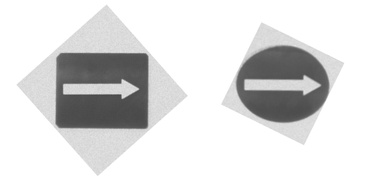
#> input picture ECE470_lab6/img/template.jpg, 365 x 180 px, shrunk from 497 x 245 before the run; the run also reads 1 picture not shown here
$ python lab6_img.py   (older library calls are emulated)
#> lines starting #> are read from the running program, lines starting #| are printed output that depends on the picture; after the words box and inside, x2 and y2 are one past the last pixel; in counts of white or black regions, pixels touching at a corner belong together
#!/usr/bin/env python

'''

lab6pkg_improc/lab6_img.py

@brief: image processing for lab6, including template matching, image filtering, edge detection, contour detection, etc.
@author: Songjie Xiao
@date: Monday 2023/3/20

'''

#########################################################################
#
#  Lab 6-Image Processing
#  Main task is to pick and place all the blocks to your destination.
#  Camera is used to detect blocks. With image processing methods,
#  robot is able to know the position, shape and orientation of the blocks.
#  Since block's position is based on image coordinate, what we should do
#  is to transform it into robot coordinate.
#
#  In this lab, you only need to complete the image processing part.
#
#########################################################################

import cv2
import numpy as np

class ImageProcess():
    def __init__(self):

        self.contours_elip = []
        self.contours_rect = []

    def template_process(self, img_path):

        # read image from img_path
#> called with img_path = '../img/template.jpg'
        img_temp = cv2.imread(img_path)
#> img_temp is the input picture: shape (180, 365, 3); min 69, max 255, mean 220.1

        if img_temp is None:
            print('Template Image is None, Please check image path!')
            return

        img_copy = img_temp.copy()

        # Bilateral Filter smooths images while preserving edges,
        # by means of a nonlinear combination of nearby image values.
        # cv2.bilateralFilter(src, d, sigmaColor, sigmaSpace)
        # d - Diameter of each pixel neighborhood that is used during filtering.
        img_blur = cv2.bilateralFilter(img_copy, 19, 130, 30)

        # cv2.medianBlur() is used to reduce noise in the image
        img_blur = cv2.medianBlur(img_blur, 9)

        # cv2.cvtColor() is used to convert the image to grayscale
        img_gray = cv2.cvtColor(img_blur, cv2.COLOR_BGR2GRAY)

        # cv2.Sobel() is used to find the gradient of the image
        x_grid = cv2.Sobel(img_gray, cv2.CV_16SC1, 1, 0)
        y_grid = cv2.Sobel(img_gray, cv2.CV_16SC1, 0, 1)
        # cv2.Canny() is used to find the edges of the image
        img_canny = cv2.Canny(x_grid, y_grid, 30, 220)
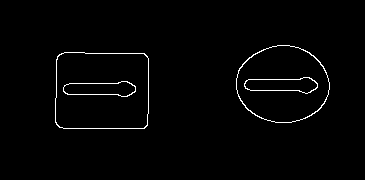
#> img_canny: shape (180, 365); 1.5% white in thin lines or dots, all inside (x1, y1, x2, y2) = (55, 45, 330, 129)

        # split image into two parts, rectangle and ellipse
        weight, height = img_canny.shape
#> weight = 180; height = 365
        img_rect = img_canny[:, :weight]
#> img_rect: shape (180, 180); 1.5% white in thin lines or dots, all inside (x1, y1, x2, y2) = (55, 52, 149, 129)
        img_elip = img_canny[:, weight:]
#> img_elip: shape (180, 185); 1.5% white in thin lines or dots, all inside (x1, y1, x2, y2) = (56, 45, 150, 123)

        # cv2.findContours to find contour
        # variable contours_1 stores all contours, each of which is composed of a series of pixel point
        # For example: len(contours) contours[0]
        # rectangle
        self.contours_rect, hierarchy = cv2.findContours(img_rect, cv2.RETR_TREE, cv2.CHAIN_APPROX_SIMPLE)
#> self.contours_rect = 4 contours; box (x1, y1, x2, y2) and area: (55, 52, 149, 129) 6896, (55, 52, 149, 129) 6880, (63, 81, 136, 97) 802, (63, 81, 136, 97) 785
        # elipse
        self.contours_elip, hierarchy = cv2.findContours(img_elip, cv2.RETR_TREE, cv2.CHAIN_APPROX_SIMPLE)
#> self.contours_elip = 4 contours; box (x1, y1, x2, y2) and area: (56, 45, 150, 123) 5604, (56, 45, 150, 123) 5530, (64, 77, 138, 94) 816, (64, 77, 138, 94) 798

        # [18 lines of commented-out code are left out]

    def image_process(self, img_path):

        # read image from img_path
#> called with img_path = '../img/img_cali_1.bmp'
        img_src = cv2.imread(img_path)
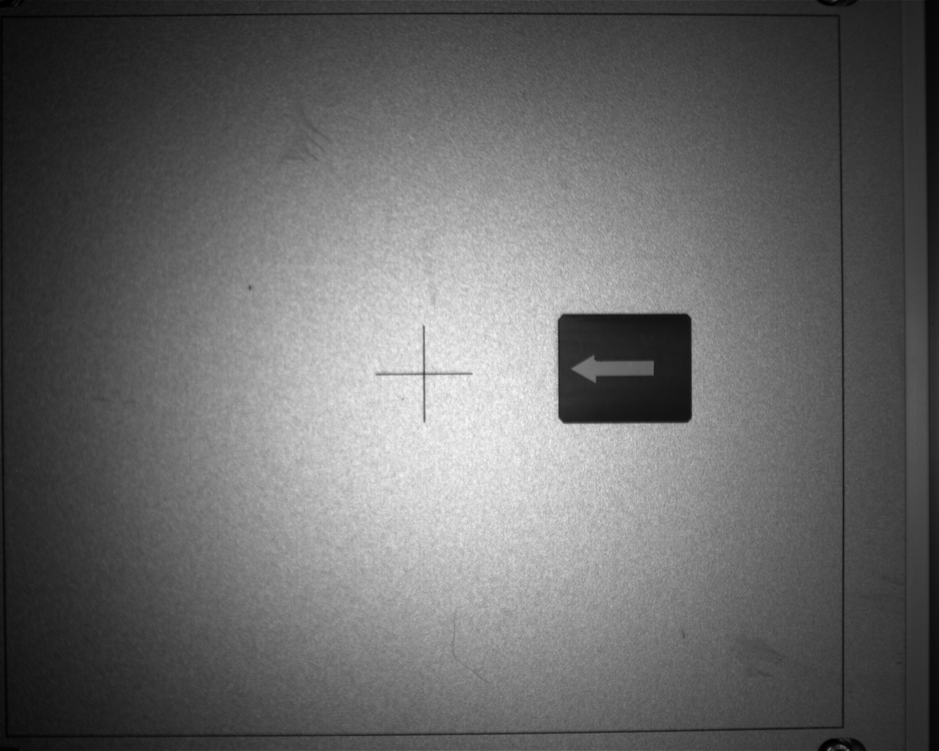
#> input picture ECE470_lab6/img/img_cali_1.bmp, 939 x 751 px, shrunk from 1280 x 1024 before the run
#> img_src is the input picture: shape (751, 939, 3); min 0, max 248, mean 103.2

        if img_src is None:
            print('Source Image is None, Please check image path!')
            return

        img_copy = img_src.copy()

        ############## Your Code Start Here ##############
        # TODO: image process including filtering, edge detection, contour detection and so on.

        # Important: check contours and make sure the contour is available.
        # For one block, there will be 4 contours, 2 for rectangle or ellipse outside and 2 for arrow inside.
        # For one rectangle edge, there will be 2 contours in image resolution.
        # Tips: use cv2.contourArea(contour) as threshold to filter out the contour.
        img_blur = cv2.bilateralFilter(img_copy, 29,70,200)
#> img_blur: shape (751, 939, 3)

        # cv2.medianBlur() is used to reduce noise in the image
        img_blur = cv2.medianBlur(img_blur, 9)

        # cv2.cvtColor() is used to convert the image to grayscale
        img_gray = cv2.cvtColor(img_blur, cv2.COLOR_BGR2GRAY)
#> img_gray: shape (751, 939)

        # cv2.Sobel() is used to find the gradient of the image
        x_grid = cv2.Sobel(img_gray, cv2.CV_16SC1, 1, 0)
#> x_grid: shape (751, 939) int16
        y_grid = cv2.Sobel(img_gray, cv2.CV_16SC1, 0, 1)
#> y_grid: shape (751, 939) int16
        # cv2.Canny() is used to find the edges of the image
        img_canny = cv2.Canny(x_grid, y_grid, 50,150)
#> img_canny: shape (751, 939); 0.1% white in thin lines or dots, all inside (x1, y1, x2, y2) = (557, 313, 838, 751)

        # split image into two parts, rectangle and ellipse
        weight, height = img_canny.shape
#> weight = 751; height = 939
        img_rect = img_canny[:, :weight]
#> img_rect: shape (751, 751); 0.12% white in thin lines or dots, all inside (x1, y1, x2, y2) = (557, 313, 692, 424)
        img_elip = img_canny[:, weight:]
#> img_elip: shape (751, 188); 0.02% white in thin lines or dots, all inside (x1, y1, x2, y2) = (67, 738, 87, 751)

        cv2.imshow('canny image', img_canny)
        cv2.waitKey()
        cv2.destroyAllWindows()


        # [17 lines of commented-out code are left out]

        contours_ini, hierarchy = cv2.findContours(img_canny, cv2.RETR_TREE, cv2.CHAIN_APPROX_SIMPLE)
#> contours_ini = 5 contours, 1 with area under 20; largest, box (x1, y1, x2, y2) and area: (557, 313, 692, 424) 14556, (557, 313, 692, 424) 14542, (575, 357, 654, 381) 1152, (575, 357, 654, 381) 1123
        contours = []

        for con in contours_ini:
            flag = False
            for con_rec in self.contours_rect:
                if cv2.contourArea(con) >= cv2.contourArea(con_rec):
                    flag = True
                    break
            for con_eli in self.contours_elip:
                if cv2.contourArea(con) >= cv2.contourArea(con_eli):
                    flag = True
                    break

            if flag == True:
                contours.append(con)
#> this loop made 5 passes
#> after the loop, contours = 4 contours; box (x1, y1, x2, y2) and area: (557, 313, 692, 424) 14556, (557, 313, 692, 424) 14542, (575, 357, 654, 381) 1152, (575, 357, 654, 381) 1123


        ############### Your Code End Here ###############

        # length of contours equals to 4 times the number of blocks
        print("length of contours: ", len(contours))
#| length of contours:  4

        ############## Your Code Start Here ##############
        # TODO: compute the center of contour and the angle of arrow,
        # as well as match shapes of your block
        center_value = []
        shape = [] # 0 represents rectangle while 1 represents ellipse
        theta = []

        # for i in range(len(contours)):
        #     image = cv2.drawContours(img_copy, contours, i, (0,255,0), 3)
        #     cv2.imshow("Image number {}".format(i),image)

        for i in range(len(contours) // 2):
            if i % 2 == 0:
                ############## Your Code Start Here ##############
                # TODO: compute the center of external contour (rectangle/ellipse) and match shapes of your block
                # Tips: ret = cv2.matchShapes(contour1, contour2, 1, 0.0)
                N = cv2.moments(contours[i * 2])
                center_x = int(N["m10"] / N["m00"])
                center_y = int(N["m01"] / N["m00"])
                center_value.append((center_x,center_y))
                cv2.circle(img_copy, (int(center_x), int(center_y)), 7, [0,0,255], -1)

                diff_rec = cv2.matchShapes(contours[i*2], self.contours_rect[0], 1, 0.0)
                diff_eli = cv2.matchShapes(contours[i*2], self.contours_elip[0], 1, 0.0)
                if diff_rec <= diff_eli:
                    shape_now = 1 # ellipse now
                    shape.append(shape_now)


                ############### Your Code End Here ###############

            else:
                # compute the center of internal contour (arrow) and compute the angle of arrow
                N = cv2.moments(contours[i * 2])
                _center_x = int(N["m10"] / N["m00"])
                _center_y = int(N["m01"] / N["m00"])
                # draw a circle on the center point
                cv2.circle(img_copy, (int(_center_x), int(_center_y)), 7, [0,255,0], -1)

                ############## Your Code Start Here ##############
                # TODO: compute the angle of arrow
                # Tips: compute the distance between center point of external contour and every point of internal contour,
                # find the furthest point, then you can compute the angle.


                x = 0
                y = 0

                dist = 0
                center = center_value[(i-1)//2]
                c_x = center[0]
                c_y = center[1]

                for dot in contours[i*2]:
                    x_temp = dot[0][0]
                    y_temp = dot[0][1]
                    dist_temp = (x_temp - c_x)**2 + (y_temp - c_y)**2
                    if dist_temp >= dist:
                        x = x_temp
                        y = y_temp
                        dist = dist_temp

                angle = np.arctan2((y - c_y), (x - c_x))
                theta.append(angle)

                cv2.line(img_copy, (_center_x, _center_y), (x, y), (128, 0, 0), 2)
#> this loop made 2 passes
#> (c_x, c_y, angle) on pass 2: (624, 367, 3.06)
#> (center_x, center_y, diff_rec, diff_eli, shape_now) on pass 1: (624, 367, 0.00473, 0.0371, 1)
#> img_copy: shape (751, 939, 3); 0.05% of pixels changed, all inside (x1, y1, x2, y2) = (574, 360, 632, 376)
#> after the loop, center_value = [(624, 367)]; shape = [1]; theta = [3.06]


                ############### Your Code End Here ###############

        cv2.imshow('image with center and orientation', img_copy)
        cv2.waitKey()
        cv2.destroyAllWindows()

        return center_value, shape, theta

def main():

    # init image path
    # template image for template matching of rectangle and ellipse
    path_template = "../img/template.jpg"
    # two calibration images to calculate the image coordinate
    # with corresponding image coordinate and robot coordinate,
    # a linear transformation between image coordinate and robot coordinate can be computed
    path_img_cali1 = '../img/img_cali_1.bmp'
    path_img_cali2 = '../img/img_cali_2.bmp'
    # snapshot image saved by your camera
    path_img_snap = '../img/img_snap.bmp'

    # init ImageProcess class
    img_process = ImageProcess()

    # template process to get the contour of rectangle and ellipse
    img_process.template_process(path_template)

    # image process for calibration images to get the position of blocks
    center_cali1, shape_cali1, theta_cali1 = img_process.image_process(path_img_cali1)
#> center_cali1 = [(624, 367)]; shape_cali1 = [1]; theta_cali1 = [3.06]
    center_cali2, shape_cali2, theta_cali2 = img_process.image_process(path_img_cali2)
#> call 2 of image_process, with img_path = '../img/img_cali_2.bmp'
#> in image_process (call 2), `img_canny = cv2.Canny(x_grid, y_grid, 50,150)`: img_canny: shape (751, 939); 0.1% white in thin lines or dots, all inside (x1, y1, x2, y2) = (373, 482, 838, 751)
#> in image_process (call 2), `img_rect = img_canny[:, :weight]`:
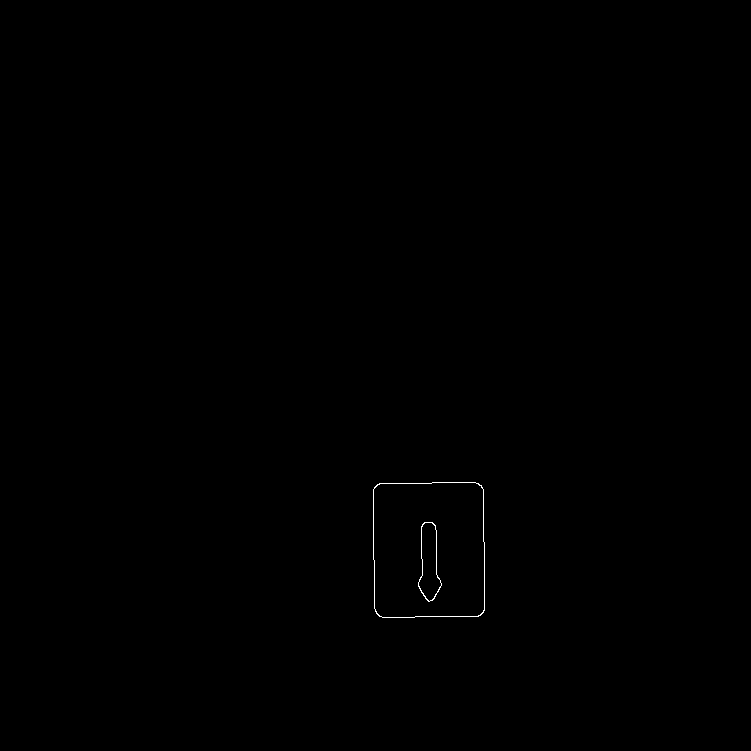
#> img_rect: shape (751, 751); 0.12% white in thin lines or dots, all inside (x1, y1, x2, y2) = (373, 482, 485, 618)
#> in image_process (call 2), `contours_ini, hierarchy = cv2.findContours(img_canny, cv2.RETR_TREE, c..`: contours_ini = 5 contours, 1 with area under 20; largest, box (x1, y1, x2, y2) and area: (373, 482, 485, 618) 14666, (373, 482, 485, 618) 14648, (418, 522, 442, 602) 1188, (418, 522, 442, 602) 1158
#> the loop in image_process (call 2), `for con in contours_ini:` made 5 passes
#> after the loop in image_process (call 2), `for con in contours_ini:`: contours = 4 contours; box (x1, y1, x2, y2) and area: (373, 482, 485, 618) 14666, (373, 482, 485, 618) 14648, (418, 522, 442, 602) 1188, (418, 522, 442, 602) 1158
#| length of contours:  4
#> the loop in image_process (call 2), `for i in range(len(contours) // 2):` made 2 passes
#> (c_x, c_y, angle) on pass 2: (428, 549, 1.55)
#> (center_x, center_y, diff_rec, diff_eli, shape_now) on pass 1: (428, 549, 0.00623, 0.0356, 1)
#> after the loop in image_process (call 2), `for i in range(len(contours) // 2):`:
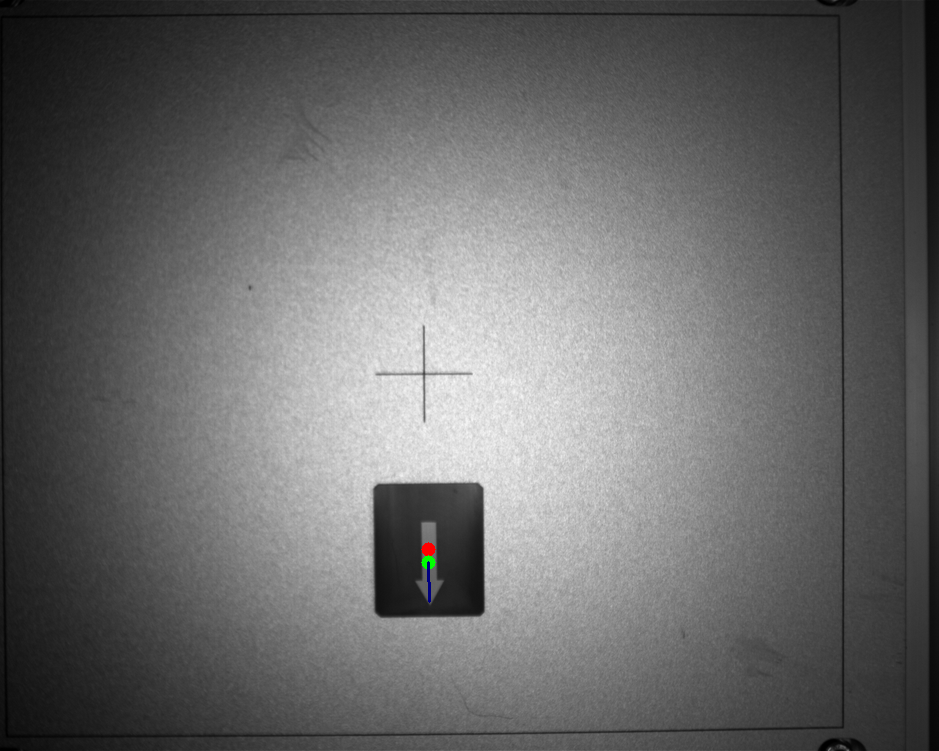
#> img_copy: shape (751, 939, 3); mean B, G, R 103.5, 103.6, 103.6
#> after the loop in image_process (call 2), `for i in range(len(contours) // 2):`: center_value = [(428, 549)]; theta = [1.55]
#> center_cali2 = [(428, 549)]; shape_cali2 = [1]; theta_cali2 = [1.55]

    # image process to get the shape, position and orientation of blocks
    center_snap, shape_snap, theta_snap = img_process.image_process(path_img_snap)
#> call 3 of image_process, with img_path = '../img/img_snap.bmp'
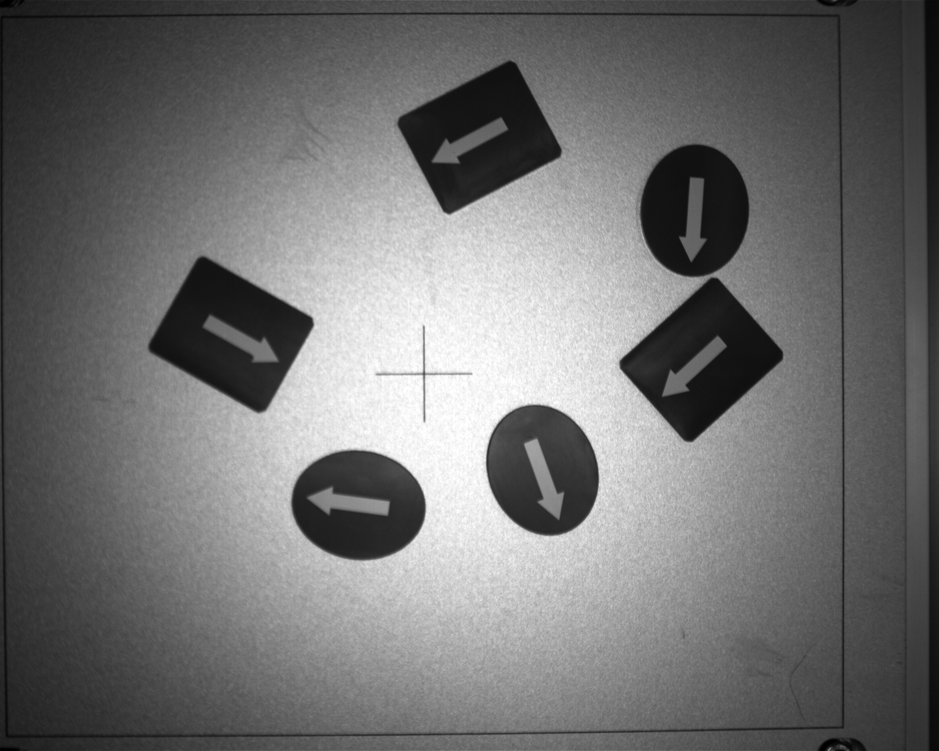
#> input picture ECE470_lab6/img/img_snap.bmp, 939 x 751 px, shrunk from 1280 x 1024 before the run
#> in image_process, img_src is the input picture: shape (751, 939, 3); min 0, max 255, mean 112.2
#> in image_process (call 3), `img_canny = cv2.Canny(x_grid, y_grid, 50,150)`: img_canny: shape (751, 939); 0.64% white in thin lines or dots, all inside (x1, y1, x2, y2) = (149, 61, 839, 751)
#> in image_process (call 3), `img_rect = img_canny[:, :weight]`: img_rect: shape (751, 751); 0.77% white in thin lines or dots, all inside (x1, y1, x2, y2) = (149, 61, 751, 561)
#> in image_process (call 3), `img_elip = img_canny[:, weight:]`:
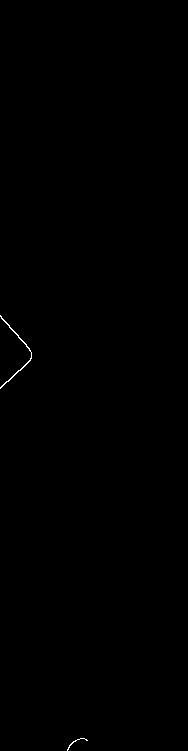
#> img_elip: shape (751, 188); 0.12% white in thin lines or dots, all inside (x1, y1, x2, y2) = (0, 315, 88, 751)
#> in image_process (call 3), `contours_ini, hierarchy = cv2.findContours(img_canny, cv2.RETR_TREE, c..`: contours_ini = 25 contours, 1 with area under 20; largest, box (x1, y1, x2, y2) and area: (149, 257, 314, 413) 14810, (398, 61, 562, 214) 14595, (149, 257, 314, 413) 14591, (619, 277, 783, 442) 14530, (398, 61, 562, 214) 14397
#> the loop in image_process (call 3), `for con in contours_ini:` made 25 passes
#> after the loop in image_process (call 3), `for con in contours_ini:`: contours = 24 contours; largest, box (x1, y1, x2, y2) and area: (149, 257, 314, 413) 14810, (398, 61, 562, 214) 14595, (149, 257, 314, 413) 14591, (619, 277, 783, 442) 14530, (398, 61, 562, 214) 14397
#| length of contours:  24
#> the loop in image_process (call 3), `for i in range(len(contours) // 2):` made 12 passes
#> (center_x, center_y, diff_rec, diff_eli) on passes 1, 3, 5, 7, 9, 11: (358, 504, 0.0327, 0.00911), (541, 469, 0.0359, 0.00594), (700, 359, 0.00347, 0.0384), (230, 334, 0.0018, 0.04), (694, 210, 0.0348, 0.007), (478, 136, 0.0031, 0.0387)
#> (c_x, c_y, angle) on passes 2, 4, 6, 8, 10, 12: (358, 504, -3), (541, 469, 1.22), (700, 359, 2.41), (230, 334, 0.507), (694, 210, 1.65), (478, 136, 2.64)
#> after the loop in image_process (call 3), `for i in range(len(contours) // 2):`:
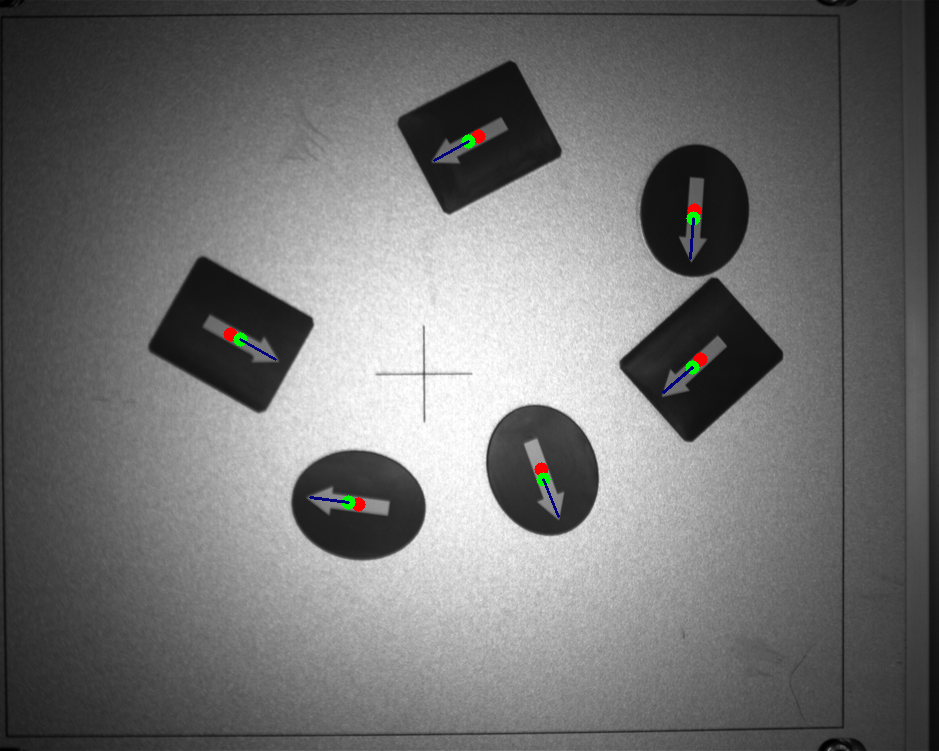
#> img_copy: shape (751, 939, 3); 0.32% of pixels changed, all inside (x1, y1, x2, y2) = (223, 129, 708, 518)
#> after the loop in image_process (call 3), `for i in range(len(contours) // 2):`: center_value = [(358, 504), (541, 469), (700, 359), (230, 334), (694, 210), (478, 136)]; shape = [1, 1, 1]; theta = [-3, 1.22, 2.41, 0.507, 1.65, 2.64]
#> center_snap has the same summary as center_value in image_process; shape_snap = [1, 1, 1]; theta_snap = [-3, 1.22, 2.41, 0.507, 1.65, 2.64]

if __name__ == '__main__':

	main()
